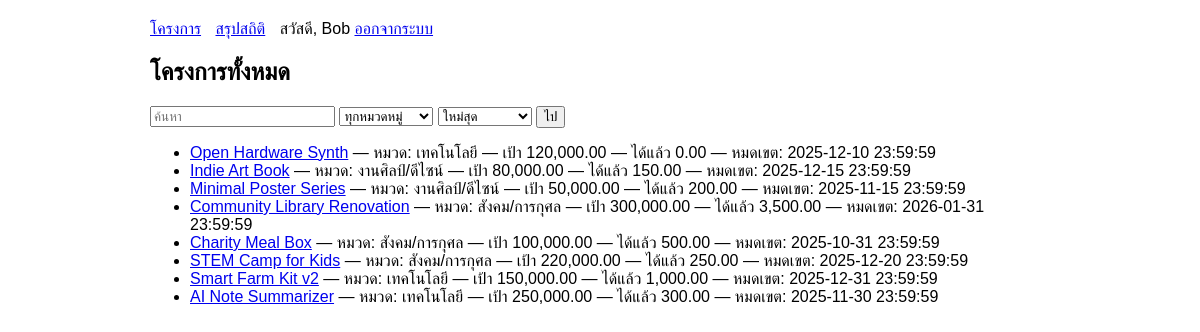
The app's page /Public/index.php (signed in) with its own data.
### tables this page shows
CREATE TABLE projects (
  id               INT AUTO_INCREMENT PRIMARY KEY,
  code             CHAR(8) NOT NULL UNIQUE,             
  name             VARCHAR(200) NOT NULL,
  category_id      INT NOT NULL,
  goal_amount      DECIMAL(12,2) NOT NULL CHECK (goal_amount > 0),
  deadline         DATETIME NOT NULL,                   
  raised_amount    DECIMAL(12,2) NOT NULL DEFAULT 0,
  created_at       DATETIME NOT NULL DEFAULT CURRENT_TIMESTAMP,
  FOREIGN KEY (category_id) REFERENCES categories(id)
);

CREATE TABLE categories (
  id   INT AUTO_INCREMENT PRIMARY KEY,
  name VARCHAR(100) NOT NULL
);

### App/Controllers/ProjectController.php (called while the page is built, shortened)
<?php
class ProjectController
{
    public function index()
    {
        $q = $_GET['q'] ?? null;
        $cat = $_GET['category'] ?? null;
        $sort = $_GET['sort'] ?? 'newest';
        $projects = (new Project())->list($q, $cat, $sort);
        include __DIR__ . "/../Views/project/index.php";
        return ob_get_clean();
    }
}

### Public/index.php (called while the page is built, shortened)
<?php
spl_autoload_register(function ($class) {
    $base = __DIR__ . '/../';
    $path = $base . str_replace('\\', '/', $class) . '.php';
});
$router = new Router();
$router->get('/',         [new ProjectController(), 'index']);
$router->get('/project',  [new ProjectController(), 'show']);
$router->get('/stats',    [new StatsController(),  'index']);
$router->get('/login',    [new AuthController(), 'showLogin']);
$router->post('/login',   [new AuthController(), 'login']);
$router->get('/logout',   [new AuthController(), 'logout']);
$router->post('/pledge',  [new PledgeController(), 'store']);
$router->get('/pledge-continue', [new PledgeController(), 'continuePledge']);
$router->dispatch();

### config.php (called while the page is built)
<?php
return [
  'db' => [
    'dsn'  => 'mysql:host=127.0.0.1;dbname=crowdfund;charset=utf8mb4',
    'user' => 'root',
    'pass' => ''
  ]
];

### App/Core/Database.php (called while the page is built, shortened)
<?php
class Database
{
    private static $pdo = null;
    public static function pdo()
    {
        if (!self::$pdo) {
            $cfg = include __DIR__ . '/../../config.php';
            self::$pdo = new \PDO($cfg['db']['dsn'], $cfg['db']['user'], $cfg['db']['pass'], [
                \PDO::ATTR_ERRMODE => \PDO::ERRMODE_EXCEPTION,
                \PDO::ATTR_DEFAULT_FETCH_MODE => \PDO::FETCH_ASSOC,
            ]);
        }
        return self::$pdo;
    }
}

### App/Models/BaseModel.php (called while the page is built, shortened)
<?php
abstract class BaseModel
{
    public function __construct()
    {
        $this->pdo = Database::pdo();
    }
}

### App/Models/Project.php (called while the page is built, shortened)
<?php
class Project extends BaseModel
{
    public function list(?string $q = null, ?int $category_id = null, string $sort = 'newest'): array
    {
        $sql = "SELECT
                  p.id, p.code, p.name, p.category_id, p.goal_amount, p.deadline, p.created_at,
                  c.name AS category_name,
                  (
                    SELECT IFNULL(SUM(pl.amount),0)
                    FROM pledges pl
                    WHERE pl.project_id = p.id AND pl.status = 'success'
                  ) AS raised_sum
                FROM projects p
                JOIN categories c ON c.id = p.category_id
                WHERE 1=1";
        $params = [];
        if ($sort === 'ending_soon') {
            $sql .= " ORDER BY p.deadline ASC";
        } elseif ($sort === 'most_funded') {
            $sql .= " ORDER BY raised_sum DESC";
        } else {
            $sql .= " ORDER BY p.created_at DESC";
        }
        $st = $this->pdo->prepare($sql);
        $st->execute($params);
        return $st->fetchAll();
    }
}

### App/Views/project/index.php (the view, shortened to what this page needs)
<h2>โครงการทั้งหมด</h2>
<form method="get" action="">
  <input name="q" placeholder="ค้นหา" value="<?= htmlspecialchars($_GET['q'] ?? '') ?>">
  <select name="category">
    <option value="">ทุกหมวดหมู่</option>
  </select>
  <select name="sort">
    <option value="newest" <?= ($_GET['sort'] ?? '') === 'newest' ? 'selected' : '' ?>>ใหม่สุด</option>
  </select>
  <button>ไป</button>
</form>
<ul>
  <?php foreach ($projects as $p): ?>
    <li>
      <a href="?r=project&id=<?= $p['id'] ?>"><?= htmlspecialchars($p['name']) ?></a>
      — หมวด: <?= htmlspecialchars($p['category_name']) ?>
      — เป้า <?= number_format($p['goal_amount'], 2) ?>
      — ได้แล้ว <?= number_format($p['raised_sum'], 2) ?>
      — หมดเขต: <?= htmlspecialchars($p['deadline']) ?>
    </li>
  <?php endforeach; ?>
</ul>
<?php $content = ob_get_clean();
include __DIR__ . "/../layout.php"; ?>

### App/Views/layout.php (style rules this page uses)
body { font-family: sans-serif; max-width: 900px; margin: 20px auto }

### records on screen
projects: name "Open Hardware Synth", category.name "เทคโนโลยี", goal_amount "120,000.00", raised_sum "0.00", deadline "2025-12-10 23:59:59"
projects: name "Indie Art Book", category.name "งานศิลป์/ดีไซน์", goal_amount "80,000.00", raised_sum "150.00", deadline "2025-12-15 23:59:59"
projects: name "Minimal Poster Series", category.name "งานศิลป์/ดีไซน์", goal_amount "50,000.00", raised_sum "200.00", deadline "2025-11-15 23:59:59"
projects: name "Community Library Renovation", category.name "สังคม/การกุศล", goal_amount "300,000.00", raised_sum "3,500.00", deadline "2026-01-31 23:59:59"
projects: name "Charity Meal Box", category.name "สังคม/การกุศล", goal_amount "100,000.00", raised_sum "500.00", deadline "2025-10-31 23:59:59"
projects: name "STEM Camp for Kids", category.name "สังคม/การกุศล", goal_amount "220,000.00", raised_sum "250.00", deadline "2025-12-20 23:59:59"
projects: name "Smart Farm Kit v2", category.name "เทคโนโลยี", goal_amount "150,000.00", raised_sum "1,000.00", deadline "2025-12-31 23:59:59"
projects: name "AI Note Summarizer", category.name "เทคโนโลยี", goal_amount "250,000.00", raised_sum "300.00", deadline "2025-11-30 23:59:59"

### other values on screen
$_SESSION['user']['name'] "Bob"
